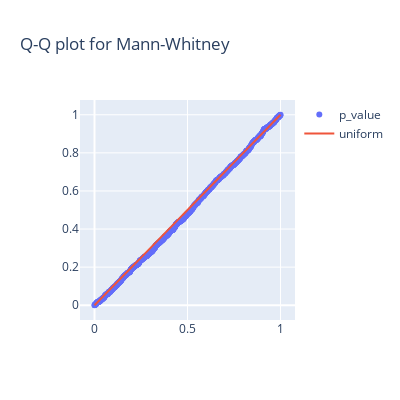

Notebook code for this chart:
### Code cell
# norm
plot(p_values_mannwhitneyu, 'Mann-Whitney', iters=iters)

### Figure 1 — Plotly figure (JSON) as saved in the notebook; plotly's stock layout.template omitted (floating-point values rounded to 4 significant figures; data arrays with more than 128 entries replaced by an {"elided": "..."} marker saying what was removed)
{"data": [{"mode": "markers", "name": "p_value", "type": "scatter", "x": {"elided": "1001 float values"}, "y": {"elided": "1001 float values"}}, {"mode": "lines", "name": "uniform", "type": "scatter", "x": {"elided": "1001 float values"}, "y": {"elided": "1001 float values"}}], "layout": {"height": 400, "title": {"text": "Q-Q plot for Mann-Whitney"}, "width": 400}}
